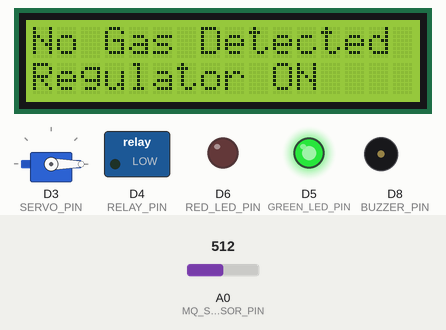
A sketch run on a simulated ESP8266 (NodeMCU). Shown: 16×2 character LCD, servo, switched loads named in the sketch (green lamp = pin HIGH), output pins drawn as LEDs (lit = HIGH), buzzer (waves = sounding). The inputs (shaded band) are chosen by the test bench; at power-on: A0 (MQ_SENSOR_PIN) = 512. WiFi joins after 1.5 s; servers stay silent unless stated; what the sketch prints to the serial monitor is not drawn.

Above: at 3.0 s.
3.1 s: A0 (MQ_SENSOR_PIN) set to 618
4.9 s: A0 (MQ_SENSOR_PIN) set to 648
At 6.7 s:
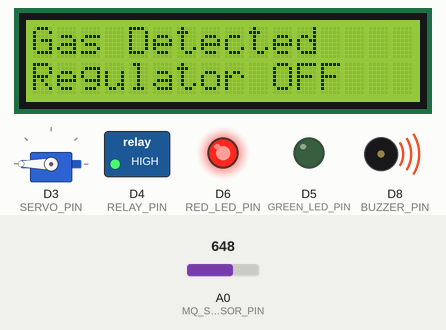
7.1 s: A0 (MQ_SENSOR_PIN) set to 620
At 7.8 s:
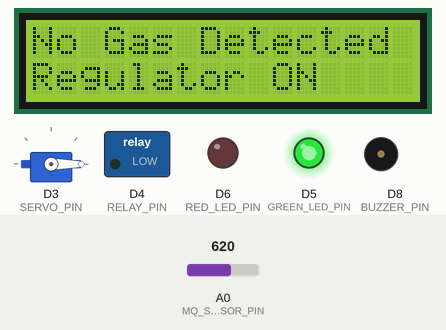
8.9 s: A0 (MQ_SENSOR_PIN) set to 640
At 10.1 s:
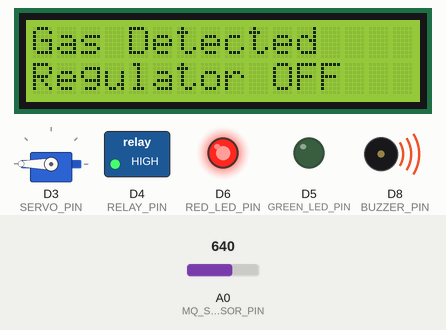
Timing chart, 0 to 11.8 s (numbered marks = the images above; inputs shaded):
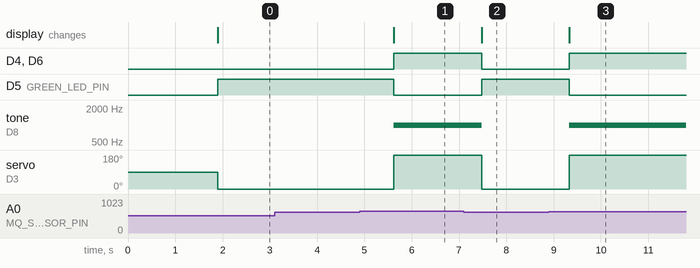

The sketch:

blylpgnotfi.ino
```cpp
#define BLYNK_TEMPLATE_ID "TMPL387JsFkj0";
#define BLYNK_TEMPLATE_NAME "gas alert";
#define BLYNK_AUTH_TOKEN "r1imFKNmiblVhuTMuVNEkis6u0z7qZfq";

#include <LiquidCrystal_I2C.h>
#include <Wire.h>
#include <Servo.h>
#include <BlynkSimpleEsp8266.h>

// Pin connections
const int MQ_SENSOR_PIN = A0;
const int BUZZER_PIN = D8;
const int SERVO_PIN = D3;
const int RELAY_PIN = D4;
const int RED_LED_PIN = D6;
const int GREEN_LED_PIN = D5;

// I2C LCD display setup
LiquidCrystal_I2C lcd(0x27, 16, 2);

// Servo motor setup
Servo servoMotor;

char auth[] = "r1imFKNmiblVhuTMuVNEkis6u0z7qZfq";
char ssid[] = "Your_WiFi_SSID";
char pass[] = "Your_WiFi_Password";

bool alertSent = false; // To avoid multiple notifications

void setup() {
  Serial.begin(9600);
  pinMode(MQ_SENSOR_PIN, INPUT);
  pinMode(BUZZER_PIN, OUTPUT);
  pinMode(SERVO_PIN, OUTPUT);
  pinMode(RELAY_PIN, OUTPUT);
  pinMode(RED_LED_PIN, OUTPUT);
  pinMode(GREEN_LED_PIN, OUTPUT);

  lcd.init();
  lcd.backlight();
  lcd.clear();

  servoMotor.attach(SERVO_PIN);

  Blynk.begin(auth, ssid, pass);
}

void loop() {
  int sensorValue = analogRead(MQ_SENSOR_PIN);
  Serial.println(sensorValue); // Print sensor value for debugging

  // Send sensor value to Blynk app via virtual pin V0
  Blynk.virtualWrite(V0, sensorValue);

  lcd.clear(); // Clear the LCD before updating

  if (sensorValue > 630) { // Adjusted threshold for gas detection
    Serial.println("Gas Detected!");
    Serial.println("Regulator OFF");

    lcd.setCursor(0, 0);
    lcd.print("Gas Detected");
    lcd.setCursor(0, 1);
    lcd.print("Regulator OFF");

   // Turn on red LED
    digitalWrite(RED_LED_PIN, HIGH);

    // Activate buzzer
    tone(BUZZER_PIN, 1000);

   // Turn off green LED
    digitalWrite(GREEN_LED_PIN, LOW);

    // Move servo motor to 180 degrees
    servoMotor.write(180);

    // Turn on relay
    digitalWrite(RELAY_PIN, HIGH);

    // Send Blynk alert
    if (!alertSent) {
      Blynk.logEvent("gas_alert", "Gas Detected: Regulator OFF");
      alertSent = true; // Avoid duplicate alerts
      Serial.println("Blynk alert sent.");
    }
  } else {
    Serial.println("No Gas Detected");
    Serial.println("Regulator ON");

    lcd.setCursor(0, 0);
    lcd.print("No Gas Detected");
    lcd.setCursor(0, 1);
    lcd.print("Regulator ON");

    // Turn off buzzer
    noTone(BUZZER_PIN);

    // Turn on green LED
    digitalWrite(RED_LED_PIN, LOW);
    digitalWrite(GREEN_LED_PIN, HIGH);

    // Move servo motor to 0 degrees
    servoMotor.write(0);

    // Turn off relay
    digitalWrite(RELAY_PIN, LOW);

    // Reset alertSent for the next gas detection
    alertSent = false;
  }

  Blynk.run(); // Run Blynk in the loop
  delay(900); // Reduced delay for faster updates
}
```

Measured:
- the behaviour switches between 630 and 631 on A0 (MQ_SENSOR_PIN) (found by bisection; images 0 and 1)
- after the input at 3.1 s, every drawn part: stays the same
- after the input at 4.9 s, D4 (RELAY_PIN), D6 (RED_LED_PIN): LOW → HIGH after 0.72 s; D5 (GREEN_LED_PIN): HIGH → LOW after 0.72 s; tone on D8 (BUZZER_PIN): silent → 1000 Hz after 0.72 s; servo on D3 (SERVO_PIN): 0° → 180° after 0.72 s; the display: changes after 0.72 s (image 1)
- after the input at 7.1 s, D4 (RELAY_PIN), D6 (RED_LED_PIN): HIGH → LOW after 0.38 s; D5 (GREEN_LED_PIN): LOW → HIGH after 0.38 s; tone on D8 (BUZZER_PIN): 1000 Hz → silent after 0.38 s; servo on D3 (SERVO_PIN): 180° → 0° after 0.38 s; the display: changes after 0.38 s (image 2)
- after the input at 8.9 s, D4 (RELAY_PIN), D6 (RED_LED_PIN): LOW → HIGH after 0.43 s; D5 (GREEN_LED_PIN): HIGH → LOW after 0.43 s; tone on D8 (BUZZER_PIN): silent → 1000 Hz after 0.43 s; servo on D3 (SERVO_PIN): 0° → 180° after 0.43 s; the display: changes after 0.43 s (image 3)
